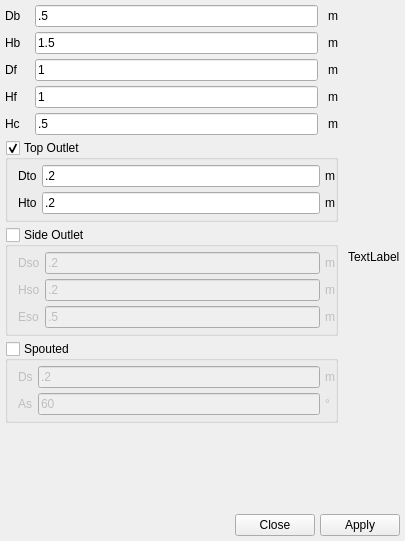
<?xml version="1.0" encoding="UTF-8"?>
<ui version="4.0">
 <class>Form</class>
 <widget class="QWidget" name="Form">
  <property name="geometry">
   <rect>
    <x>0</x>
    <y>0</y>
    <width>405</width>
    <height>541</height>
   </rect>
  </property>
  <property name="windowTitle">
   <string>Form</string>
  </property>
  <layout class="QGridLayout" name="gridLayout">
   <property name="leftMargin">
    <number>5</number>
   </property>
   <property name="topMargin">
    <number>5</number>
   </property>
   <property name="rightMargin">
    <number>5</number>
   </property>
   <property name="bottomMargin">
    <number>5</number>
   </property>
   <property name="horizontalSpacing">
    <number>10</number>
   </property>
   <property name="verticalSpacing">
    <number>5</number>
   </property>
   <item row="1" column="0">
    <widget class="QLabel" name="label_3">
     <property name="text">
      <string>Hb</string>
     </property>
    </widget>
   </item>
   <item row="2" column="0">
    <widget class="QLabel" name="label">
     <property name="text">
      <string>Df</string>
     </property>
    </widget>
   </item>
   <item row="3" column="0">
    <widget class="QLabel" name="label_4">
     <property name="text">
      <string>Hf</string>
     </property>
    </widget>
   </item>
   <item row="2" column="1">
    <widget class="LineEdit" name="lineedit_df">
     <property name="text">
      <string>1</string>
     </property>
    </widget>
   </item>
   <item row="0" column="0">
    <widget class="QLabel" name="label_2">
     <property name="text">
      <string>Db</string>
     </property>
    </widget>
   </item>
   <item row="0" column="1">
    <widget class="LineEdit" name="lineedit_db">
     <property name="text">
      <string>.5</string>
     </property>
    </widget>
   </item>
   <item row="10" column="0" colspan="6">
    <widget class="QWidget" name="widget" native="true">
     <layout class="QHBoxLayout" name="horizontalLayout">
      <property name="spacing">
       <number>5</number>
      </property>
      <property name="leftMargin">
       <number>0</number>
      </property>
      <property name="topMargin">
       <number>0</number>
      </property>
      <property name="rightMargin">
       <number>0</number>
      </property>
      <property name="bottomMargin">
       <number>0</number>
      </property>
      <item>
       <spacer name="horizontalSpacer">
        <property name="orientation">
         <enum>Qt::Horizontal</enum>
        </property>
        <property name="sizeHint" stdset="0">
         <size>
          <width>40</width>
          <height>20</height>
         </size>
        </property>
       </spacer>
      </item>
      <item>
       <widget class="QPushButton" name="pushbutton_close">
        <property name="text">
         <string>Close</string>
        </property>
       </widget>
      </item>
      <item>
       <widget class="QPushButton" name="pushbutton_apply">
        <property name="text">
         <string>Apply</string>
        </property>
       </widget>
      </item>
     </layout>
    </widget>
   </item>
   <item row="4" column="0">
    <widget class="QLabel" name="label_5">
     <property name="text">
      <string>Hc</string>
     </property>
    </widget>
   </item>
   <item row="4" column="1">
    <widget class="LineEdit" name="lineedit_hc">
     <property name="text">
      <string>.5</string>
     </property>
    </widget>
   </item>
   <item row="1" column="1">
    <widget class="LineEdit" name="lineedit_hb">
     <property name="text">
      <string>1.5</string>
     </property>
    </widget>
   </item>
   <item row="3" column="1">
    <widget class="LineEdit" name="lineedit_hf">
     <property name="text">
      <string>1</string>
     </property>
    </widget>
   </item>
   <item row="9" column="0">
    <spacer name="verticalSpacer">
     <property name="orientation">
      <enum>Qt::Vertical</enum>
     </property>
     <property name="sizeHint" stdset="0">
      <size>
       <width>20</width>
       <height>40</height>
      </size>
     </property>
    </spacer>
   </item>
   <item row="0" column="3" rowspan="10" colspan="3">
    <widget class="QLabel" name="label_image">
     <property name="text">
      <string>TextLabel</string>
     </property>
    </widget>
   </item>
   <item row="0" column="2">
    <widget class="QLabel" name="label_13">
     <property name="text">
      <string>m</string>
     </property>
    </widget>
   </item>
   <item row="1" column="2">
    <widget class="QLabel" name="label_14">
     <property name="text">
      <string>m</string>
     </property>
    </widget>
   </item>
   <item row="2" column="2">
    <widget class="QLabel" name="label_15">
     <property name="text">
      <string>m</string>
     </property>
    </widget>
   </item>
   <item row="3" column="2">
    <widget class="QLabel" name="label_16">
     <property name="text">
      <string>m</string>
     </property>
    </widget>
   </item>
   <item row="4" column="2">
    <widget class="QLabel" name="label_17">
     <property name="text">
      <string>m</string>
     </property>
    </widget>
   </item>
   <item row="5" column="0" colspan="3">
    <widget class="QGroupBox" name="groupbox_to">
     <property name="title">
      <string>Top Outlet</string>
     </property>
     <property name="flat">
      <bool>true</bool>
     </property>
     <property name="checkable">
      <bool>true</bool>
     </property>
     <layout class="QGridLayout" name="gridLayout_2">
      <property name="leftMargin">
       <number>10</number>
      </property>
      <property name="topMargin">
       <number>5</number>
      </property>
      <property name="rightMargin">
       <number>0</number>
      </property>
      <property name="bottomMargin">
       <number>5</number>
      </property>
      <property name="spacing">
       <number>5</number>
      </property>
      <item row="0" column="1">
       <widget class="LineEdit" name="lineedit_dto">
        <property name="text">
         <string>.2</string>
        </property>
       </widget>
      </item>
      <item row="1" column="1">
       <widget class="LineEdit" name="lineedit_hto">
        <property name="text">
         <string>.2</string>
        </property>
       </widget>
      </item>
      <item row="0" column="0">
       <widget class="QLabel" name="label_7">
        <property name="text">
         <string>Dto</string>
        </property>
       </widget>
      </item>
      <item row="1" column="0">
       <widget class="QLabel" name="label_6">
        <property name="text">
         <string>Hto</string>
        </property>
       </widget>
      </item>
      <item row="0" column="2">
       <widget class="QLabel" name="label_18">
        <property name="text">
         <string>m</string>
        </property>
       </widget>
      </item>
      <item row="1" column="2">
       <widget class="QLabel" name="label_19">
        <property name="text">
         <string>m</string>
        </property>
       </widget>
      </item>
     </layout>
    </widget>
   </item>
   <item row="6" column="0" colspan="3">
    <widget class="QGroupBox" name="groupbox_so">
     <property name="title">
      <string>Side Outlet</string>
     </property>
     <property name="flat">
      <bool>true</bool>
     </property>
     <property name="checkable">
      <bool>true</bool>
     </property>
     <property name="checked">
      <bool>false</bool>
     </property>
     <layout class="QGridLayout" name="gridLayout_4">
      <property name="leftMargin">
       <number>10</number>
      </property>
      <property name="topMargin">
       <number>5</number>
      </property>
      <property name="rightMargin">
       <number>0</number>
      </property>
      <property name="bottomMargin">
       <number>5</number>
      </property>
      <property name="spacing">
       <number>5</number>
      </property>
      <item row="0" column="0">
       <widget class="QLabel" name="label_10">
        <property name="text">
         <string>Dso</string>
        </property>
       </widget>
      </item>
      <item row="1" column="0">
       <widget class="QLabel" name="label_11">
        <property name="text">
         <string>Hso</string>
        </property>
       </widget>
      </item>
      <item row="1" column="1">
       <widget class="LineEdit" name="lineedit_hso">
        <property name="text">
         <string>.2</string>
        </property>
       </widget>
      </item>
      <item row="0" column="1">
       <widget class="LineEdit" name="lineedit_dso">
        <property name="text">
         <string>.2</string>
        </property>
       </widget>
      </item>
      <item row="2" column="0">
       <widget class="QLabel" name="label_12">
        <property name="text">
         <string>Eso</string>
        </property>
       </widget>
      </item>
      <item row="2" column="1">
       <widget class="LineEdit" name="lineedit_eso">
        <property name="text">
         <string>.5</string>
        </property>
       </widget>
      </item>
      <item row="0" column="2">
       <widget class="QLabel" name="label_20">
        <property name="text">
         <string>m</string>
        </property>
       </widget>
      </item>
      <item row="1" column="2">
       <widget class="QLabel" name="label_21">
        <property name="text">
         <string>m</string>
        </property>
       </widget>
      </item>
      <item row="2" column="2">
       <widget class="QLabel" name="label_22">
        <property name="text">
         <string>m</string>
        </property>
       </widget>
      </item>
     </layout>
    </widget>
   </item>
   <item row="7" column="0" colspan="3">
    <widget class="QGroupBox" name="groupbox_spouted">
     <property name="title">
      <string>Spouted</string>
     </property>
     <property name="flat">
      <bool>true</bool>
     </property>
     <property name="checkable">
      <bool>true</bool>
     </property>
     <property name="checked">
      <bool>false</bool>
     </property>
     <layout class="QGridLayout" name="gridLayout_3">
      <property name="leftMargin">
       <number>10</number>
      </property>
      <property name="topMargin">
       <number>5</number>
      </property>
      <property name="rightMargin">
       <number>0</number>
      </property>
      <property name="bottomMargin">
       <number>5</number>
      </property>
      <property name="spacing">
       <number>5</number>
      </property>
      <item row="0" column="0">
       <widget class="QLabel" name="label_8">
        <property name="text">
         <string>Ds</string>
        </property>
       </widget>
      </item>
      <item row="1" column="0">
       <widget class="QLabel" name="label_9">
        <property name="text">
         <string>As</string>
        </property>
       </widget>
      </item>
      <item row="0" column="1">
       <widget class="LineEdit" name="lineedit_ds">
        <property name="text">
         <string>.2</string>
        </property>
       </widget>
      </item>
      <item row="1" column="1">
       <widget class="LineEdit" name="lineedit_as">
        <property name="text">
         <string>60</string>
        </property>
       </widget>
      </item>
      <item row="0" column="2">
       <widget class="QLabel" name="label_23">
        <property name="text">
         <string>m</string>
        </property>
       </widget>
      </item>
      <item row="1" column="2">
       <widget class="QLabel" name="label_24">
        <property name="text">
         <string>°</string>
        </property>
       </widget>
      </item>
     </layout>
    </widget>
   </item>
  </layout>
 </widget>
 <customwidgets>
  <customwidget>
   <class>LineEdit</class>
   <extends>QLineEdit</extends>
   <header>mfixgui.widgets.base</header>
  </customwidget>
 </customwidgets>
 <tabstops>
  <tabstop>lineedit_db</tabstop>
  <tabstop>lineedit_hb</tabstop>
  <tabstop>lineedit_df</tabstop>
  <tabstop>lineedit_hf</tabstop>
  <tabstop>lineedit_hc</tabstop>
  <tabstop>groupbox_to</tabstop>
  <tabstop>lineedit_dto</tabstop>
  <tabstop>lineedit_hto</tabstop>
  <tabstop>groupbox_so</tabstop>
  <tabstop>lineedit_dso</tabstop>
  <tabstop>lineedit_hso</tabstop>
  <tabstop>lineedit_eso</tabstop>
  <tabstop>groupbox_spouted</tabstop>
  <tabstop>lineedit_ds</tabstop>
  <tabstop>lineedit_as</tabstop>
  <tabstop>pushbutton_close</tabstop>
  <tabstop>pushbutton_apply</tabstop>
 </tabstops>
 <resources/>
 <connections/>
</ui>
